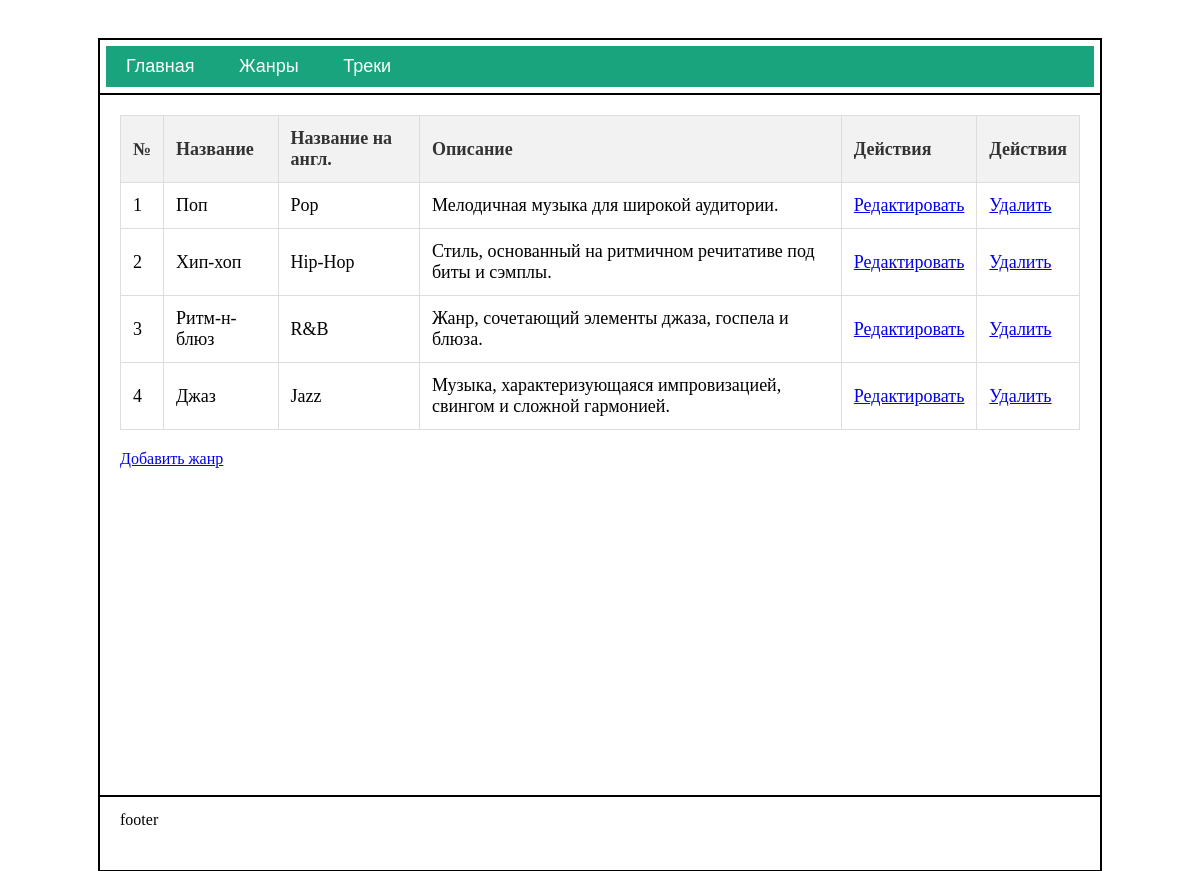
The page /genres/ on the database its author committed.
### main/models.py (models this page shows, shortened)
class Genre(models.Model):
    name_en = models.CharField(max_length=100, verbose_name="Name (EN)")
    name_ru = models.CharField(max_length=100, verbose_name="Name (RU)")
    description = models.TextField(verbose_name="Description")

### main/views.py (the view)
# urls.py: path("genres/", views.genres, name="genres"),
def genres(request):
    genres_list = Genre.objects.all()
    return render(request, "main/genres.html", {"genres": genres_list})

### main/templates/main/genres.html (shortened to what this page needs)
﻿{% extends "base.html" %}
{% block content %}
<table>
    <thead>
        <tr>
            <th>№</th>
            <th>Название</th>
            <th>Название на англ.</th>
            <th>Описание</th>
            <th>Действия</th>
            <th>Действия</th>
        </tr>
    </thead>
    <tbody>
        {% for genre in genres %}
        <tr>
            <td>{{ forloop.counter }}</td>
            <td>{{ genre.name_ru }}</td>
            <td>{{ genre.name_en }}</td>
            <td>{{ genre.description }}</td>
            <td><a href="{% url 'edit_genre' genre.id %}">Редактировать</a></td>
            <td><a href="{% url 'delete_genre' genre.id %}">Удалить</a></td>
        </tr>
        {% empty %}
        <tr>
            <td colspan="6">Жанры пока не добавлены</td>
        </tr>
        {% endfor %}
    </tbody>
</table>
<a href="{% url 'add_genre' %}">Добавить жанр</a>
{% endblock content %}

### main/static/styles.css (style rules this page uses)
table { width: 100%; border-collapse: collapse; margin-bottom: 20px; background: #fff; }
table th, table td { border: 1px solid #ddd; padding: 12px; text-align: left; font-size: 18px; }
table th { background-color: #f2f2f2; color: #333; }

### rows shown on the page
Genre: name_ru "Поп", name_en "Pop", description "Мелодичная музыка для широкой аудитории."
Genre: name_ru "Хип-хоп", name_en "Hip-Hop", description "Стиль, основанный на ритмичном речитативе под биты и сэмплы."
Genre: name_ru "Ритм-н-блюз", name_en "R&B", description "Жанр, сочетающий элементы джаза, госпела и блюза."
Genre: name_ru "Джаз", name_en "Jazz", description "Музыка, характеризующаяся импровизацией, свингом и сложной гармонией."
